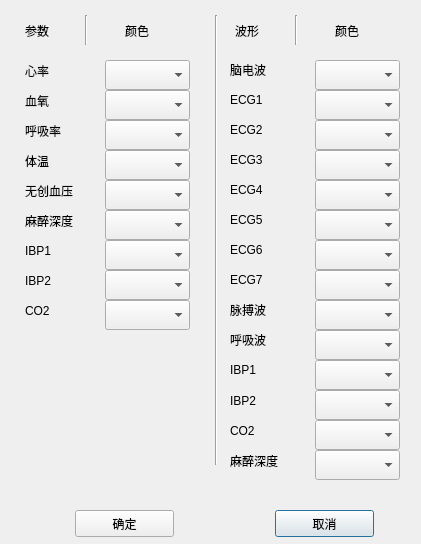
<?xml version="1.0" encoding="UTF-8"?>
<ui version="4.0">
 <class>Dlg_set_color</class>
 <widget class="QDialog" name="Dlg_set_color">
  <property name="geometry">
   <rect>
    <x>0</x>
    <y>0</y>
    <width>421</width>
    <height>544</height>
   </rect>
  </property>
  <property name="windowTitle">
   <string>颜色设置</string>
  </property>
  <widget class="QPushButton" name="m_btn_cancel">
   <property name="geometry">
    <rect>
     <x>275</x>
     <y>510</y>
     <width>99</width>
     <height>27</height>
    </rect>
   </property>
   <property name="text">
    <string>取消</string>
   </property>
  </widget>
  <widget class="QComboBox" name="m_cmbb_wav_ibp1">
   <property name="geometry">
    <rect>
     <x>315</x>
     <y>360</y>
     <width>85</width>
     <height>30</height>
    </rect>
   </property>
  </widget>
  <widget class="QLabel" name="label">
   <property name="geometry">
    <rect>
     <x>25</x>
     <y>60</y>
     <width>71</width>
     <height>21</height>
    </rect>
   </property>
   <property name="text">
    <string>心率</string>
   </property>
  </widget>
  <widget class="Line" name="line_2">
   <property name="geometry">
    <rect>
     <x>85</x>
     <y>15</y>
     <width>3</width>
     <height>30</height>
    </rect>
   </property>
   <property name="orientation">
    <enum>Qt::Vertical</enum>
   </property>
  </widget>
  <widget class="QComboBox" name="m_cmbb_co2">
   <property name="geometry">
    <rect>
     <x>105</x>
     <y>300</y>
     <width>85</width>
     <height>30</height>
    </rect>
   </property>
   <property name="currentIndex">
    <number>-1</number>
   </property>
  </widget>
  <widget class="QComboBox" name="m_cmbb_wav_ecg7">
   <property name="geometry">
    <rect>
     <x>315</x>
     <y>270</y>
     <width>85</width>
     <height>30</height>
    </rect>
   </property>
  </widget>
  <widget class="QComboBox" name="m_cmbb_wav_ecg5">
   <property name="geometry">
    <rect>
     <x>315</x>
     <y>210</y>
     <width>85</width>
     <height>30</height>
    </rect>
   </property>
  </widget>
  <widget class="QComboBox" name="m_cmbb_nibp">
   <property name="geometry">
    <rect>
     <x>105</x>
     <y>180</y>
     <width>85</width>
     <height>30</height>
    </rect>
   </property>
  </widget>
  <widget class="QComboBox" name="m_cmbb_beat_rate">
   <property name="geometry">
    <rect>
     <x>105</x>
     <y>60</y>
     <width>85</width>
     <height>30</height>
    </rect>
   </property>
  </widget>
  <widget class="QLabel" name="label_14">
   <property name="geometry">
    <rect>
     <x>230</x>
     <y>240</y>
     <width>50</width>
     <height>20</height>
    </rect>
   </property>
   <property name="text">
    <string>ECG6</string>
   </property>
  </widget>
  <widget class="QLabel" name="label_6">
   <property name="geometry">
    <rect>
     <x>230</x>
     <y>120</y>
     <width>50</width>
     <height>20</height>
    </rect>
   </property>
   <property name="text">
    <string>ECG2</string>
   </property>
  </widget>
  <widget class="QComboBox" name="m_cmbb_ibp2">
   <property name="geometry">
    <rect>
     <x>105</x>
     <y>270</y>
     <width>85</width>
     <height>30</height>
    </rect>
   </property>
  </widget>
  <widget class="QComboBox" name="m_cmbb_spo2">
   <property name="geometry">
    <rect>
     <x>105</x>
     <y>90</y>
     <width>85</width>
     <height>30</height>
    </rect>
   </property>
  </widget>
  <widget class="QLabel" name="label_15">
   <property name="geometry">
    <rect>
     <x>25</x>
     <y>240</y>
     <width>71</width>
     <height>21</height>
    </rect>
   </property>
   <property name="text">
    <string>IBP1</string>
   </property>
  </widget>
  <widget class="QLabel" name="label_24">
   <property name="geometry">
    <rect>
     <x>335</x>
     <y>20</y>
     <width>41</width>
     <height>21</height>
    </rect>
   </property>
   <property name="text">
    <string>颜色</string>
   </property>
  </widget>
  <widget class="QLabel" name="label_17">
   <property name="geometry">
    <rect>
     <x>25</x>
     <y>270</y>
     <width>71</width>
     <height>21</height>
    </rect>
   </property>
   <property name="text">
    <string>IBP2</string>
   </property>
  </widget>
  <widget class="QLabel" name="label_12">
   <property name="geometry">
    <rect>
     <x>230</x>
     <y>210</y>
     <width>50</width>
     <height>20</height>
    </rect>
   </property>
   <property name="text">
    <string>ECG5</string>
   </property>
  </widget>
  <widget class="QComboBox" name="m_cmbb_wav_pulse">
   <property name="geometry">
    <rect>
     <x>315</x>
     <y>300</y>
     <width>85</width>
     <height>30</height>
    </rect>
   </property>
  </widget>
  <widget class="QLabel" name="label_3">
   <property name="geometry">
    <rect>
     <x>230</x>
     <y>60</y>
     <width>50</width>
     <height>20</height>
    </rect>
   </property>
   <property name="text">
    <string>脑电波</string>
   </property>
  </widget>
  <widget class="QComboBox" name="m_cmbb_temp">
   <property name="geometry">
    <rect>
     <x>105</x>
     <y>150</y>
     <width>85</width>
     <height>30</height>
    </rect>
   </property>
  </widget>
  <widget class="QLabel" name="label_20">
   <property name="geometry">
    <rect>
     <x>230</x>
     <y>330</y>
     <width>50</width>
     <height>20</height>
    </rect>
   </property>
   <property name="text">
    <string>呼吸波</string>
   </property>
  </widget>
  <widget class="QLabel" name="label_8">
   <property name="geometry">
    <rect>
     <x>230</x>
     <y>150</y>
     <width>50</width>
     <height>20</height>
    </rect>
   </property>
   <property name="text">
    <string>ECG3</string>
   </property>
  </widget>
  <widget class="QComboBox" name="m_cmbb_spire_rate">
   <property name="geometry">
    <rect>
     <x>105</x>
     <y>120</y>
     <width>85</width>
     <height>30</height>
    </rect>
   </property>
  </widget>
  <widget class="QComboBox" name="m_cmbb_wav_ecg3">
   <property name="geometry">
    <rect>
     <x>315</x>
     <y>150</y>
     <width>85</width>
     <height>30</height>
    </rect>
   </property>
  </widget>
  <widget class="QLabel" name="label_9">
   <property name="geometry">
    <rect>
     <x>25</x>
     <y>150</y>
     <width>71</width>
     <height>21</height>
    </rect>
   </property>
   <property name="text">
    <string>体温</string>
   </property>
  </widget>
  <widget class="QComboBox" name="m_cmbb_ibp1">
   <property name="geometry">
    <rect>
     <x>105</x>
     <y>240</y>
     <width>85</width>
     <height>30</height>
    </rect>
   </property>
  </widget>
  <widget class="QLabel" name="label_13">
   <property name="geometry">
    <rect>
     <x>25</x>
     <y>210</y>
     <width>71</width>
     <height>21</height>
    </rect>
   </property>
   <property name="text">
    <string>麻醉深度</string>
   </property>
  </widget>
  <widget class="QLabel" name="label_19">
   <property name="geometry">
    <rect>
     <x>25</x>
     <y>300</y>
     <width>71</width>
     <height>21</height>
    </rect>
   </property>
   <property name="text">
    <string>CO2</string>
   </property>
  </widget>
  <widget class="QLabel" name="label_7">
   <property name="geometry">
    <rect>
     <x>25</x>
     <y>120</y>
     <width>71</width>
     <height>21</height>
    </rect>
   </property>
   <property name="text">
    <string>呼吸率</string>
   </property>
  </widget>
  <widget class="QLabel" name="label_5">
   <property name="geometry">
    <rect>
     <x>230</x>
     <y>90</y>
     <width>50</width>
     <height>20</height>
    </rect>
   </property>
   <property name="text">
    <string>ECG1</string>
   </property>
  </widget>
  <widget class="QLabel" name="label_2">
   <property name="geometry">
    <rect>
     <x>25</x>
     <y>20</y>
     <width>41</width>
     <height>21</height>
    </rect>
   </property>
   <property name="text">
    <string>参数</string>
   </property>
  </widget>
  <widget class="QComboBox" name="m_cmbb_wav_co2">
   <property name="geometry">
    <rect>
     <x>315</x>
     <y>420</y>
     <width>85</width>
     <height>30</height>
    </rect>
   </property>
  </widget>
  <widget class="QComboBox" name="m_cmbb_wav_spr">
   <property name="geometry">
    <rect>
     <x>315</x>
     <y>330</y>
     <width>85</width>
     <height>30</height>
    </rect>
   </property>
  </widget>
  <widget class="QLabel" name="label_16">
   <property name="geometry">
    <rect>
     <x>230</x>
     <y>270</y>
     <width>50</width>
     <height>20</height>
    </rect>
   </property>
   <property name="text">
    <string>ECG7</string>
   </property>
  </widget>
  <widget class="QLabel" name="label_23">
   <property name="geometry">
    <rect>
     <x>230</x>
     <y>420</y>
     <width>71</width>
     <height>21</height>
    </rect>
   </property>
   <property name="text">
    <string>CO2</string>
   </property>
  </widget>
  <widget class="QLabel" name="label_18">
   <property name="geometry">
    <rect>
     <x>230</x>
     <y>300</y>
     <width>50</width>
     <height>20</height>
    </rect>
   </property>
   <property name="text">
    <string>脉搏波</string>
   </property>
  </widget>
  <widget class="QComboBox" name="m_cmbb_wav_mashen">
   <property name="geometry">
    <rect>
     <x>315</x>
     <y>450</y>
     <width>85</width>
     <height>30</height>
    </rect>
   </property>
  </widget>
  <widget class="QLabel" name="label_27">
   <property name="geometry">
    <rect>
     <x>125</x>
     <y>20</y>
     <width>41</width>
     <height>21</height>
    </rect>
   </property>
   <property name="text">
    <string>颜色</string>
   </property>
  </widget>
  <widget class="QLabel" name="label_25">
   <property name="geometry">
    <rect>
     <x>235</x>
     <y>20</y>
     <width>41</width>
     <height>21</height>
    </rect>
   </property>
   <property name="text">
    <string>波形</string>
   </property>
  </widget>
  <widget class="QLabel" name="label_26">
   <property name="geometry">
    <rect>
     <x>230</x>
     <y>450</y>
     <width>71</width>
     <height>21</height>
    </rect>
   </property>
   <property name="text">
    <string>麻醉深度</string>
   </property>
  </widget>
  <widget class="QComboBox" name="m_cmbb_wav_ecg2">
   <property name="geometry">
    <rect>
     <x>315</x>
     <y>120</y>
     <width>85</width>
     <height>30</height>
    </rect>
   </property>
  </widget>
  <widget class="QLabel" name="label_21">
   <property name="geometry">
    <rect>
     <x>230</x>
     <y>390</y>
     <width>71</width>
     <height>21</height>
    </rect>
   </property>
   <property name="text">
    <string>IBP2</string>
   </property>
  </widget>
  <widget class="Line" name="line">
   <property name="geometry">
    <rect>
     <x>215</x>
     <y>15</y>
     <width>3</width>
     <height>450</height>
    </rect>
   </property>
   <property name="orientation">
    <enum>Qt::Vertical</enum>
   </property>
  </widget>
  <widget class="QLabel" name="label_4">
   <property name="geometry">
    <rect>
     <x>25</x>
     <y>90</y>
     <width>71</width>
     <height>21</height>
    </rect>
   </property>
   <property name="text">
    <string>血氧</string>
   </property>
  </widget>
  <widget class="QPushButton" name="m_btn_ok">
   <property name="geometry">
    <rect>
     <x>75</x>
     <y>510</y>
     <width>99</width>
     <height>27</height>
    </rect>
   </property>
   <property name="text">
    <string>确定</string>
   </property>
  </widget>
  <widget class="QComboBox" name="m_cmbb_wav_ecg6">
   <property name="geometry">
    <rect>
     <x>315</x>
     <y>240</y>
     <width>85</width>
     <height>30</height>
    </rect>
   </property>
  </widget>
  <widget class="QComboBox" name="m_cmbb_mashen">
   <property name="geometry">
    <rect>
     <x>105</x>
     <y>210</y>
     <width>85</width>
     <height>30</height>
    </rect>
   </property>
  </widget>
  <widget class="Line" name="line_3">
   <property name="geometry">
    <rect>
     <x>295</x>
     <y>15</y>
     <width>3</width>
     <height>30</height>
    </rect>
   </property>
   <property name="orientation">
    <enum>Qt::Vertical</enum>
   </property>
  </widget>
  <widget class="QLabel" name="label_11">
   <property name="geometry">
    <rect>
     <x>25</x>
     <y>180</y>
     <width>71</width>
     <height>21</height>
    </rect>
   </property>
   <property name="text">
    <string>无创血压</string>
   </property>
  </widget>
  <widget class="QComboBox" name="m_cmbb_wav_ecg4">
   <property name="geometry">
    <rect>
     <x>315</x>
     <y>180</y>
     <width>85</width>
     <height>30</height>
    </rect>
   </property>
  </widget>
  <widget class="QComboBox" name="m_cmbb_wav_eeg">
   <property name="geometry">
    <rect>
     <x>315</x>
     <y>60</y>
     <width>85</width>
     <height>30</height>
    </rect>
   </property>
  </widget>
  <widget class="QLabel" name="label_22">
   <property name="geometry">
    <rect>
     <x>230</x>
     <y>360</y>
     <width>50</width>
     <height>20</height>
    </rect>
   </property>
   <property name="text">
    <string>IBP1</string>
   </property>
  </widget>
  <widget class="QComboBox" name="m_cmbb_wav_ibp2">
   <property name="geometry">
    <rect>
     <x>315</x>
     <y>390</y>
     <width>85</width>
     <height>30</height>
    </rect>
   </property>
  </widget>
  <widget class="QComboBox" name="m_cmbb_wav_ecg1">
   <property name="geometry">
    <rect>
     <x>315</x>
     <y>90</y>
     <width>85</width>
     <height>30</height>
    </rect>
   </property>
  </widget>
  <widget class="QLabel" name="label_10">
   <property name="geometry">
    <rect>
     <x>230</x>
     <y>180</y>
     <width>50</width>
     <height>20</height>
    </rect>
   </property>
   <property name="text">
    <string>ECG4</string>
   </property>
  </widget>
 </widget>
 <resources/>
 <connections/>
</ui>
